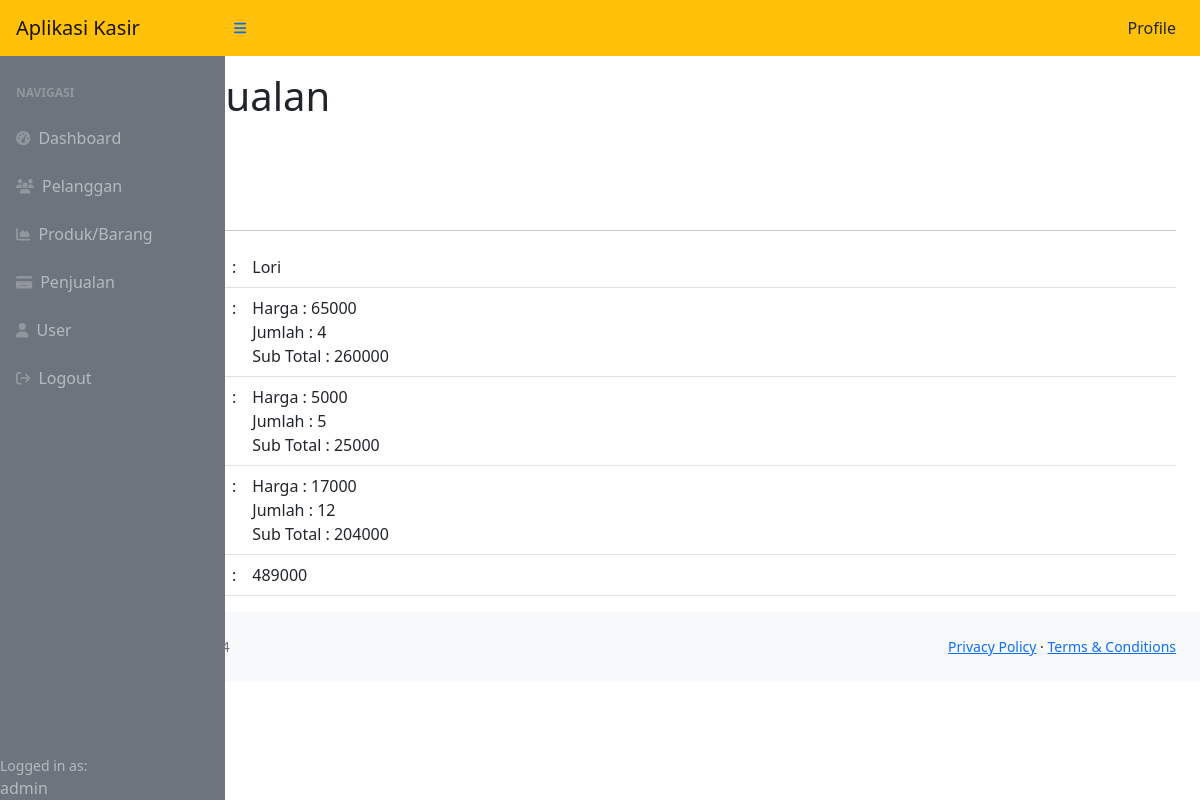
Screenshot of /aplikasi_kasir/index.php?page=pembelian_detail&&id=27 (signed in) with the database file from the repository.
### tables this page shows
CREATE TABLE `penjualan` (
  `id_penjualan` int(11) NOT NULL,
  `tanggal_penjualan` date DEFAULT NULL,
  `total_harga` int(20) NOT NULL,
  `id_pelanggan` int(20) DEFAULT NULL
);

CREATE TABLE `pelanggan` (
  `id_pelanggan` int(11) NOT NULL,
  `nama_pelanggan` varchar(255) DEFAULT NULL,
  `alamat` text DEFAULT NULL,
  `no_telepon` int(20) DEFAULT NULL
);

CREATE TABLE `detail_penjualan` (
  `id_detail` int(20) NOT NULL,
  `id_penjualan` int(20) DEFAULT NULL,
  `id_produk` int(20) DEFAULT NULL,
  `jumlah_produk` int(20) DEFAULT NULL,
  `subtotal` int(20) DEFAULT NULL
);

CREATE TABLE `produk` (
  `id_produk` int(11) NOT NULL,
  `nama_produk` varchar(255) DEFAULT NULL,
  `harga` int(20) DEFAULT NULL,
  `stok` int(20) DEFAULT NULL
);

### aplikasi_kasir/pembelian_detail.php (the view)
<?php
$id = $_GET['id'];
$query = mysqli_query($koneksi, "SELECT*FROM penjualan LEFT JOIN pelanggan on pelanggan.id_pelanggan=penjualan.id_pelanggan WHERE id_penjualan=$id");
$data = mysqli_fetch_array($query);
?>
<br><br>
<div class="container-fluid px-4">
    <h1 class="mt-4">Detail Penjualan</h1>
    <ol class="breadcrumb mb-4">
        <li class="breadcrumb-item active">Detail Penjualan</li>
    </ol>
    <a href="?page=pembelian" class="btn btn-primary">Kembali</a>
    <hr>
    <form method="post">
        <table class="table table-border">
            <tr>
                <td width="200">Nama Pelanggan</td>
                <td width="1">:</td>
                <td>
                    <?php echo $data['nama_pelanggan']; ?>
                </td>
            </tr>
            <?php
            $pro = mysqli_query($koneksi, "SELECT*FROM detail_penjualan LEFT JOIN produk on produk.id_produk=detail_penjualan.id_produk WHERE id_penjualan=$id");
            while ($produk = mysqli_fetch_array($pro)) {
                ?>
                <tr>
                    <td><?php echo $produk['nama_produk']; ?></td>
                    <td>:</td>
                    <td>
                        Harga : <?php echo $produk['harga']; ?><br>
                        Jumlah : <?php echo $produk['jumlah_produk']; ?><br>
                        Sub Total : <?php echo $produk['subtotal']; ?><br>
                    </td>
                </tr>
            <?php
            }
            ?>
            <tr>
                <td>Total</td>
                <td>:</td>
                <td>
                    <?php echo $data['total_harga']; ?>
                </td>
            </tr>
        </table>
    </form>
</div>

### rows the page displays
penjualan: id_pelanggan.nama_pelanggan "Lori", total_harga "489000"
detail_penjualan: id_produk.harga "65000", jumlah_produk "4", subtotal "260000"
detail_penjualan: id_produk.harga "5000", jumlah_produk "5", subtotal "25000"
detail_penjualan: id_produk.harga "17000", jumlah_produk "12", subtotal "204000"

### other values shown
$_SESSION['user']['level'] "admin"
